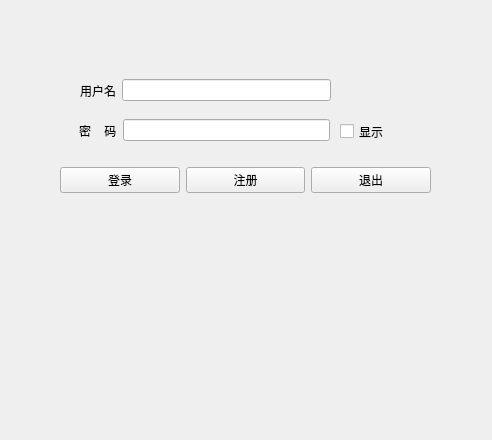
<?xml version="1.0" encoding="UTF-8"?>
<ui version="4.0">
 <class>InLog</class>
 <widget class="QWidget" name="InLog">
  <property name="geometry">
   <rect>
    <x>0</x>
    <y>0</y>
    <width>492</width>
    <height>440</height>
   </rect>
  </property>
  <property name="windowTitle">
   <string>Form</string>
  </property>
  <widget class="QCheckBox" name="checkBox">
   <property name="geometry">
    <rect>
     <x>340</x>
     <y>120</y>
     <width>98</width>
     <height>23</height>
    </rect>
   </property>
   <property name="text">
    <string>显示</string>
   </property>
  </widget>
  <widget class="QWidget" name="horizontalLayoutWidget">
   <property name="geometry">
    <rect>
     <x>80</x>
     <y>70</y>
     <width>251</width>
     <height>41</height>
    </rect>
   </property>
   <layout class="QHBoxLayout" name="horizontalLayout">
    <item>
     <widget class="QLabel" name="label">
      <property name="text">
       <string>用户名</string>
      </property>
     </widget>
    </item>
    <item>
     <widget class="QLineEdit" name="Let_Name"/>
    </item>
   </layout>
  </widget>
  <widget class="QWidget" name="horizontalLayoutWidget_2">
   <property name="geometry">
    <rect>
     <x>79</x>
     <y>110</y>
     <width>251</width>
     <height>41</height>
    </rect>
   </property>
   <layout class="QHBoxLayout" name="horizontalLayout_2">
    <item>
     <widget class="QLabel" name="label_2">
      <property name="text">
       <string>密    码</string>
      </property>
     </widget>
    </item>
    <item>
     <widget class="QLineEdit" name="Let_Passward"/>
    </item>
   </layout>
  </widget>
  <widget class="QWidget" name="horizontalLayoutWidget_3">
   <property name="geometry">
    <rect>
     <x>60</x>
     <y>140</y>
     <width>371</width>
     <height>80</height>
    </rect>
   </property>
   <layout class="QHBoxLayout" name="horizontalLayout_3">
    <item>
     <widget class="QPushButton" name="Btn_In">
      <property name="text">
       <string>登录</string>
      </property>
     </widget>
    </item>
    <item>
     <widget class="QPushButton" name="Btn_Regis">
      <property name="text">
       <string>注册</string>
      </property>
     </widget>
    </item>
    <item>
     <widget class="QPushButton" name="Btn_Quit">
      <property name="text">
       <string>退出</string>
      </property>
     </widget>
    </item>
   </layout>
  </widget>
  <widget class="QLabel" name="label_3">
   <property name="geometry">
    <rect>
     <x>130</x>
     <y>330</y>
     <width>69</width>
     <height>19</height>
    </rect>
   </property>
   <property name="text">
    <string/>
   </property>
  </widget>
  <widget class="QLabel" name="label_4">
   <property name="geometry">
    <rect>
     <x>0</x>
     <y>0</y>
     <width>491</width>
     <height>441</height>
    </rect>
   </property>
   <property name="styleSheet">
    <string notr="true">border-image: url(:/imgs/images/Stick.jpg);</string>
   </property>
   <property name="text">
    <string/>
   </property>
  </widget>
  <zorder>label_4</zorder>
  <zorder>checkBox</zorder>
  <zorder>horizontalLayoutWidget</zorder>
  <zorder>horizontalLayoutWidget_2</zorder>
  <zorder>horizontalLayoutWidget_3</zorder>
  <zorder>label_3</zorder>
 </widget>
 <resources/>
 <connections/>
</ui>
